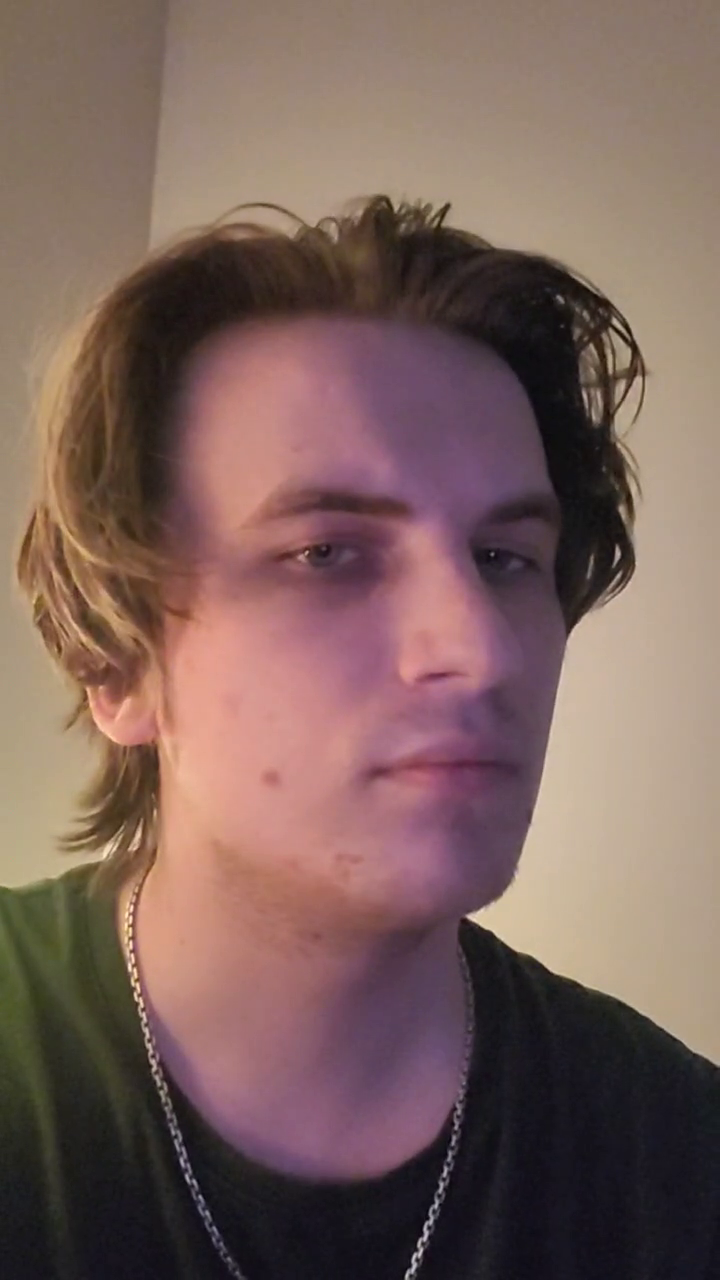
#> input picture frame 12 of my_video.mp4, 720 x 1280 px
$ python face.py
#> lines starting #> are read from the running program, lines starting #| are printed output that depends on the picture; after the words box and inside, x2 and y2 are one past the last pixel; in counts of white or black regions, pixels touching at a corner belong together
import cv2

face_cascade_db = cv2.CascadeClassifier(cv2.data.haarcascades + "haarcascade_frontalface_default.xml")
video_path = 'my_video.mp4'
cap = cv2.VideoCapture(video_path)

# Перевірка, чи відеофайл успішно відкрито
if not cap.isOpened():
    print(f"Помилка: Не вдалося відкрити відеофайл за шляхом: {video_path}")
else:
    while True:
        # Читаємо кадр за кадром з відео
        success, img = cap.read()
#> img is the input picture: shape (1280, 720, 3); mean B, G, R 91.8, 98, 123.8

        # Якщо кадри закінчилися (кінець відео) або не вдалося прочитати кадр
        if not success:
            print("Кінець відео або помилка читання кадру.")
            break

        # Перетворюємо зображення у відтінки сірого (покращує ефективність розпізнавання)
        # [cite: 15, 22]
        img_gray = cv2.cvtColor(img, cv2.COLOR_BGR2GRAY)
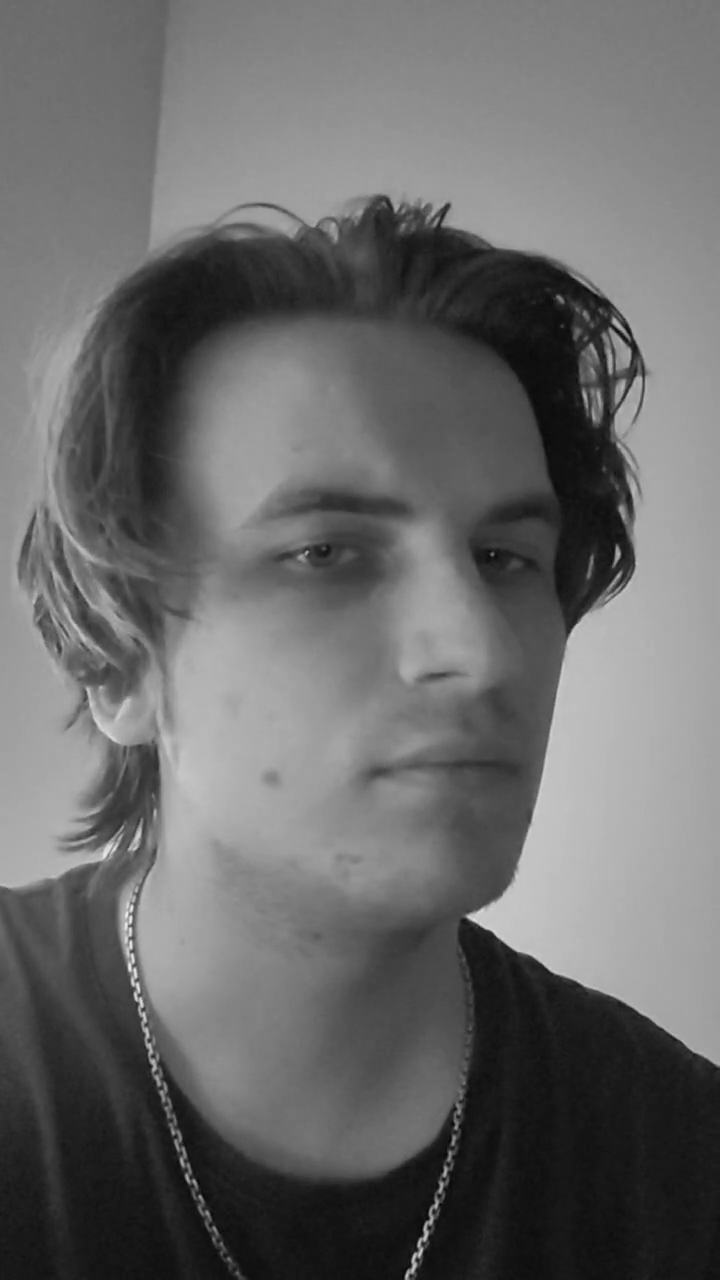
#> img_gray: shape (1280, 720); min 4, max 238, mean 105.1

        # Виявляємо обличчя на кадрі
        # Параметри detectMultiScale:
        #   img_gray: зображення у відтінках сірого
        #   1.1: scaleFactor - наскільки зменшується розмір зображення на кожному масштабі зображення
        #   19: minNeighbors - скільки сусідів повинен мати кожен кандидат-прямокутник, щоб його зберегти
        # Ці параметри можуть потребувати налаштування для кращої точності
        # [cite: 18, 21, 22]
        faces = face_cascade_db.detectMultiScale(img_gray, 1.1, 19)
#> faces = ()

        # Малюємо прямокутники навколо виявлених облич
        # [cite: 19, 21, 22]
        for (x, y, w, h) in faces:
            cv2.rectangle(img, (x, y), (x + w, y + h), (0, 255, 0), 2) # Зелений прямокутник товщиною 2px
#> this loop made 0 passes

        # Відображаємо результат
        cv2.imshow('Video Face Detection', img)

        # Умова для виходу з циклу (натискання клавіші 'q')
        # [cite: 22]
        if cv2.waitKey(1) & 0xFF == ord('q'): # Очікуємо 1 мс, якщо натиснуто 'q' - вихід
#> (key q is pressed here)
            break

# Звільняємо об'єкт захоплення відео та закриваємо всі вікна OpenCV
cap.release()
cv2.destroyAllWindows()

print("Обробка відео завершена.")

$ run again, starting later in the video
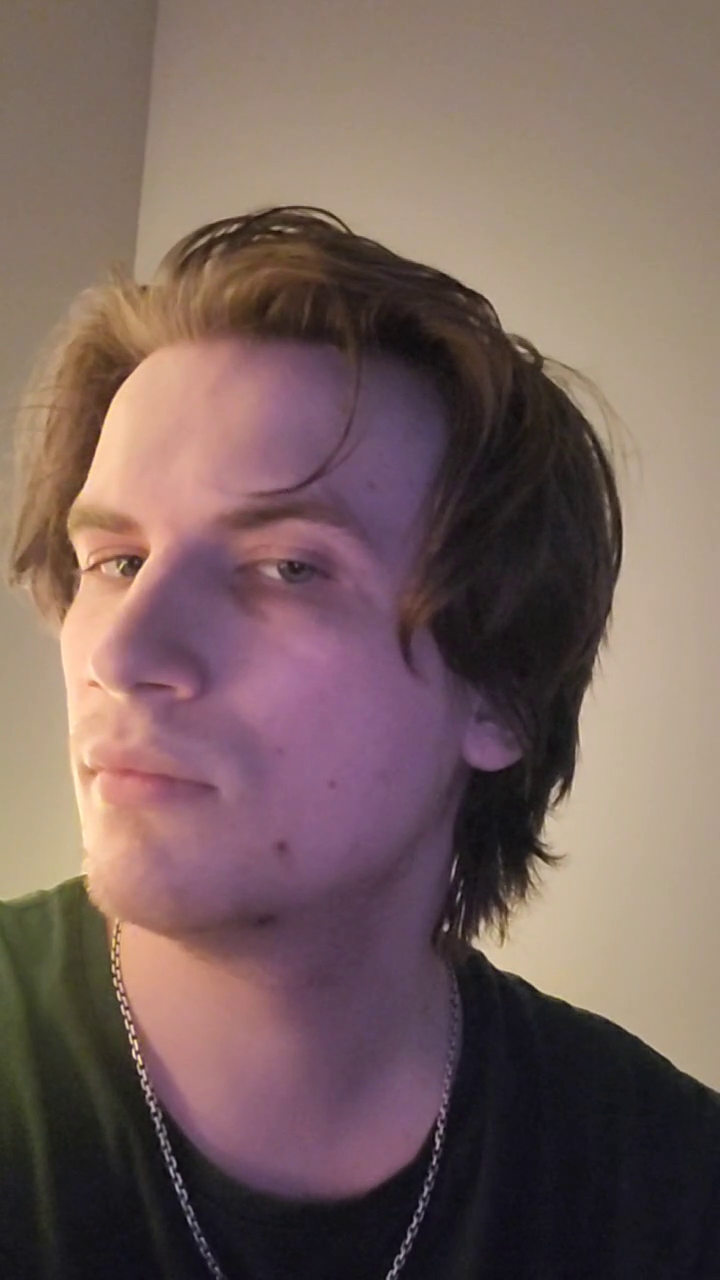
#> input picture frame 56 of my_video.mp4, 720 x 1280 px
#> img is the input picture: shape (1280, 720, 3); mean B, G, R 93.7, 98, 119.9
#> `img_gray = cv2.cvtColor(img, cv2.COLOR_BGR2GRAY)`:
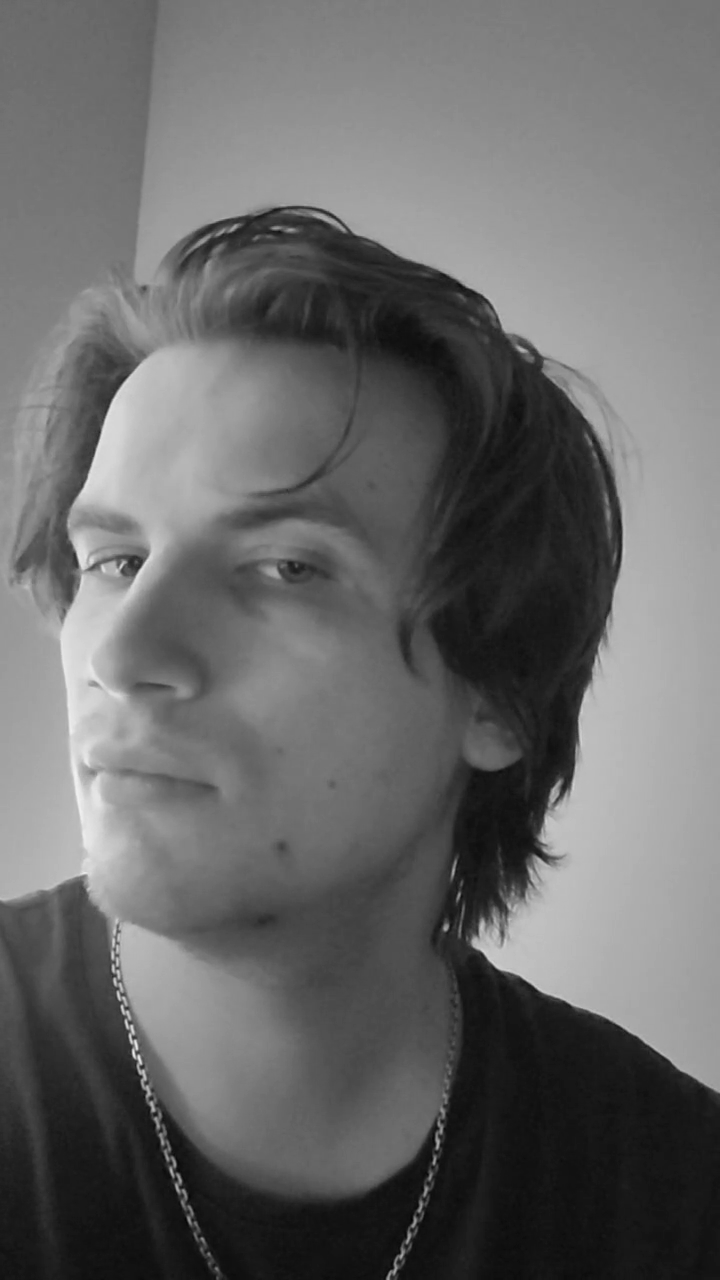
#> img_gray: shape (1280, 720); min 2, max 241, mean 104
#> faces = ()

$ run again, starting later in the video
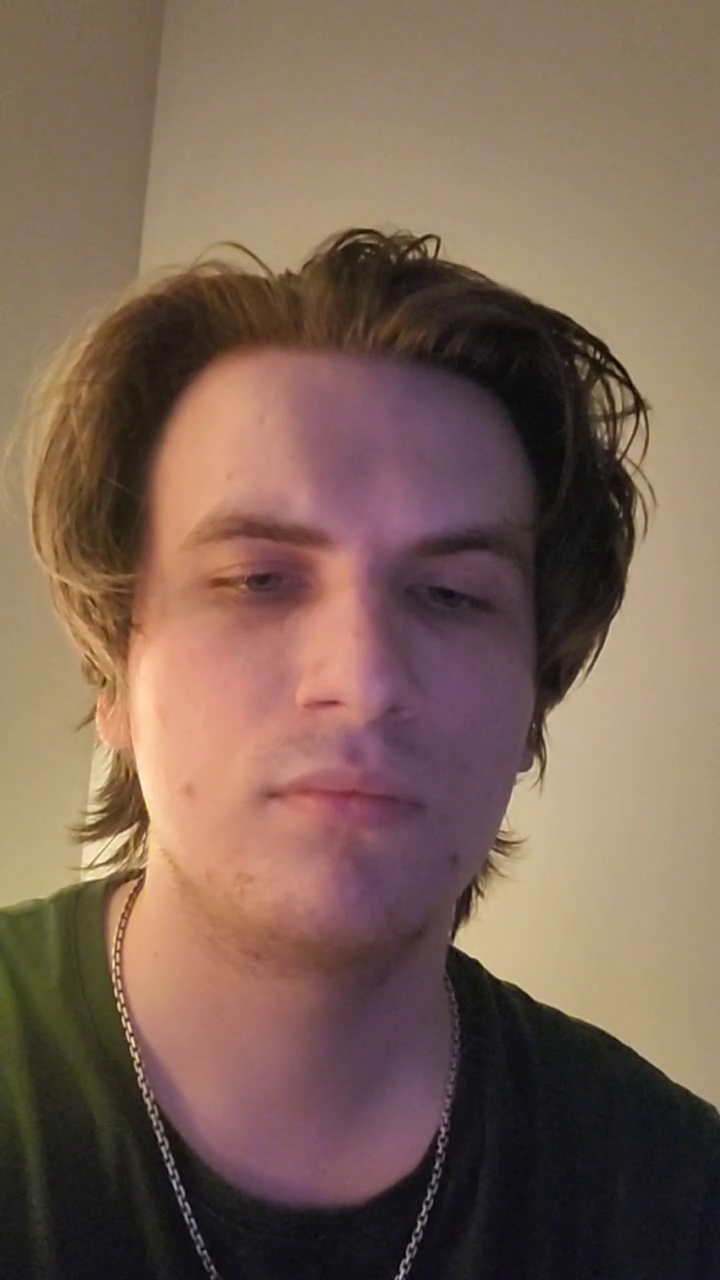
#> input picture frame 100 of my_video.mp4, 720 x 1280 px
#> img is the input picture: shape (1280, 720, 3); mean B, G, R 85.6, 99.5, 124.2
#> `img_gray = cv2.cvtColor(img, cv2.COLOR_BGR2GRAY)`:
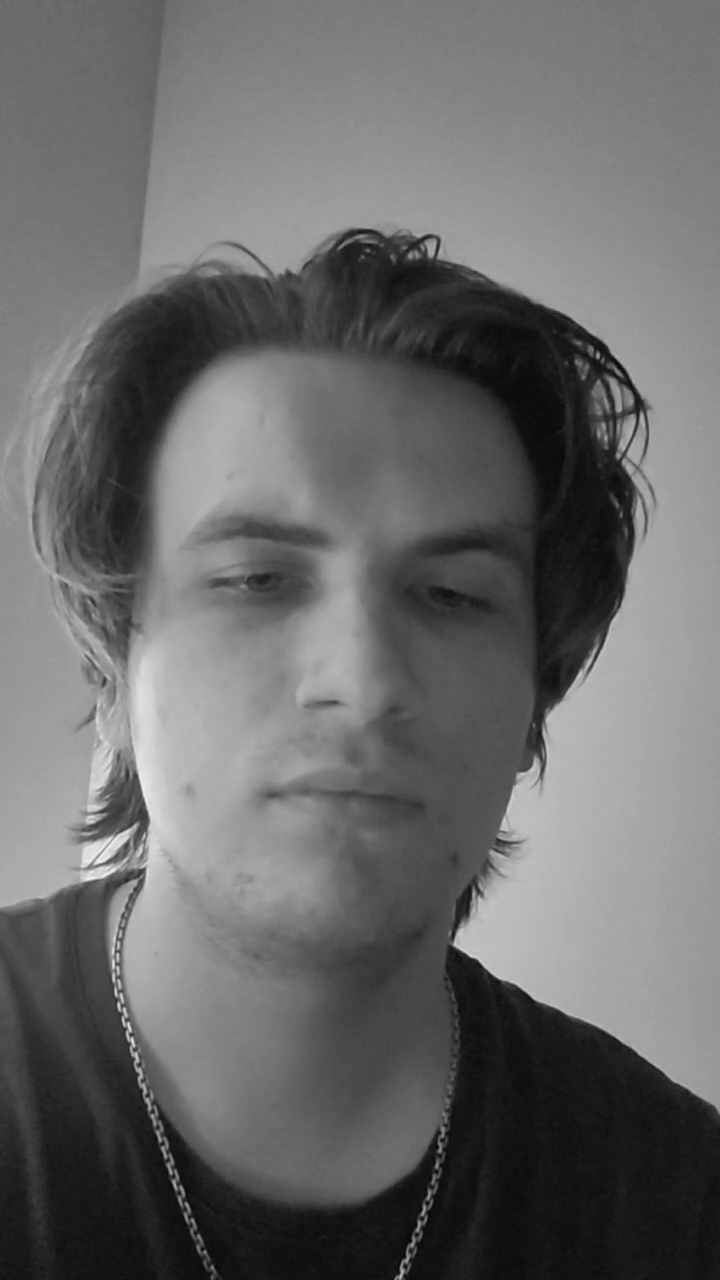
#> img_gray: shape (1280, 720); min 3, max 242, mean 105.3
#> faces = [[81, 380, 554, 554]]
#> the loop `for (x, y, w, h) in faces:` made 1 pass
#> after the loop `for (x, y, w, h) in faces:`:
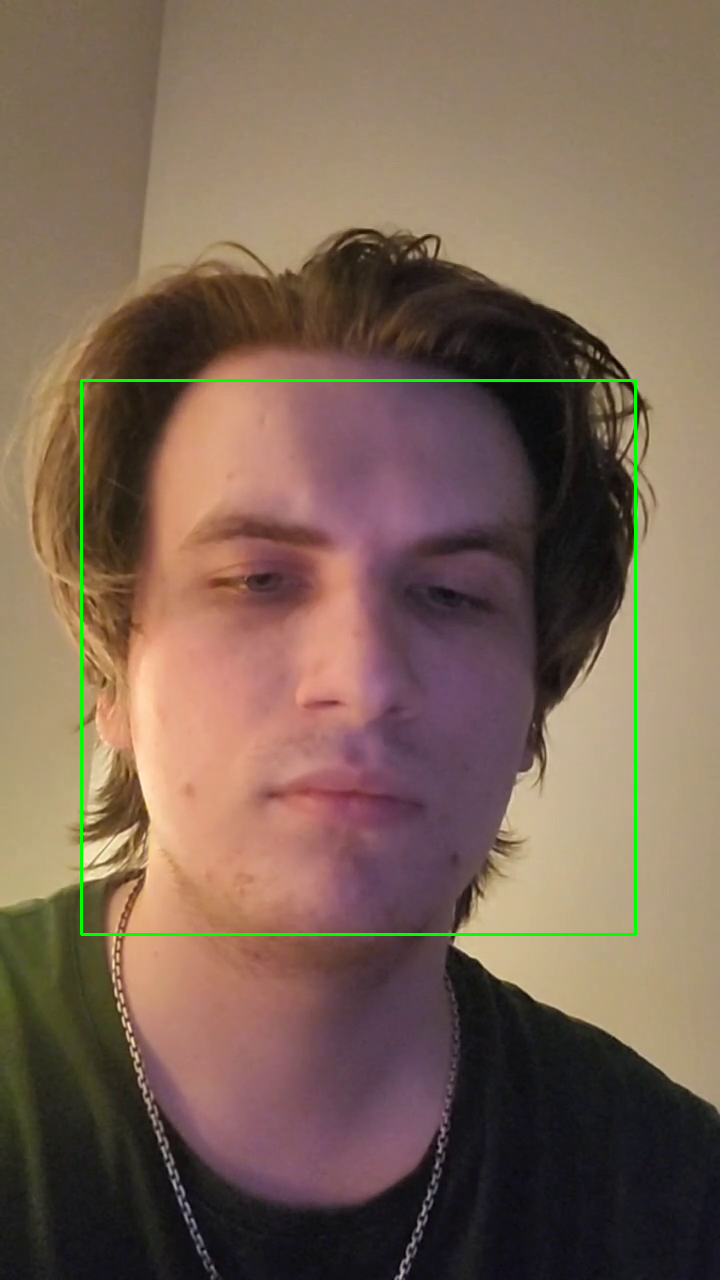
#> img: shape (1280, 720, 3); 0.72% of pixels changed, all inside (x1, y1, x2, y2) = (80, 379, 637, 936)
